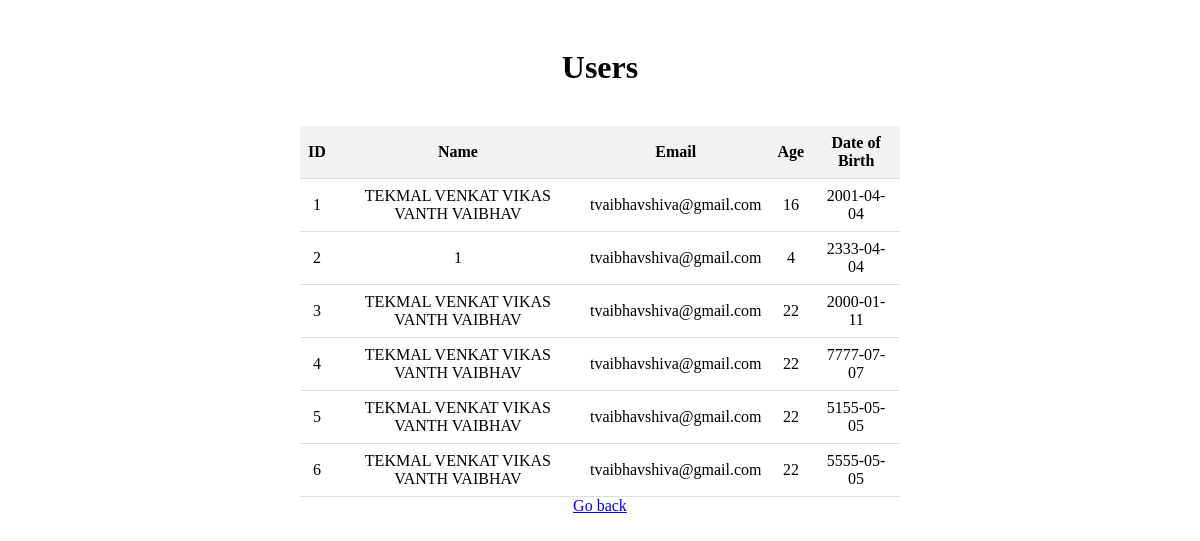
Screenshot of /users with the database file from the repository.
### tables this page shows
CREATE TABLE users 
             (id INTEGER PRIMARY KEY AUTOINCREMENT, name TEXT, email TEXT, age INTEGER, dob DATE);

### project/app.py (the view)
@app.route('/users')
def users():
    conn = sqlite3.connect('database.db')
    c = conn.cursor()
    c.execute("SELECT * FROM users")
    users = c.fetchall()
    conn.close()
    print(users)  # Debugging statement
    return render_template('user.html', users=users)

### project/templates/user.html (shortened to what this page needs)
<!DOCTYPE html>
<html lang="en">
<head>
    <link rel="stylesheet" href="{{ url_for('static', filename='style.css') }}">
</head>
<body>
    <div class="container">
        <h1>Users</h1>
        <table>
            <thead>
                <tr>
                    <th>ID</th>
                    <th>Name</th>
                    <th>Email</th>
                    <br/>
                    <th>Age</th>
                    <th>Date of Birth</th>
                </tr>
            </thead>
            <tbody>
                {% for user in users %}
                    <tr>
                        <td>{{ user[0] }}</td>
                        <td>{{ user[1] }}</td>
                        <td>{{ user[2] }}</td>
                        <td>{{ user[3] }}</td>
                        <td>{{ user[4] }}</td>
                    </tr>
                {% endfor %}
            </tbody>
        </table>
        <a href="{{ url_for('index') }}">Go back</a>
    </div>
</body>
</html>

### project/static/style.css (style rules this page uses)
.container { max-width: 600px; margin: 0 auto; padding: 20px; text-align: center; }
table { width: 100%; border-collapse: collapse; }
th, td { padding: 8px; border-bottom: 1px solid #ddd; }
th { background-color: #f2f2f2; }

### rows the page displays
users: id "1", name "TEKMAL VENKAT VIKAS VANTH VAIBHAV", email "tvaibhavshiva@gmail.com", age "16", dob "2001-04-04"
users: id "2", name "1", email "tvaibhavshiva@gmail.com", age "4", dob "2333-04-04"
users: id "3", name "TEKMAL VENKAT VIKAS VANTH VAIBHAV", email "tvaibhavshiva@gmail.com", age "22", dob "2000-01-11"
users: id "4", name "TEKMAL VENKAT VIKAS VANTH VAIBHAV", email "tvaibhavshiva@gmail.com", age "22", dob "7777-07-07"
users: id "5", name "TEKMAL VENKAT VIKAS VANTH VAIBHAV", email "tvaibhavshiva@gmail.com", age "22", dob "5155-05-05"
users: id "6", name "TEKMAL VENKAT VIKAS VANTH VAIBHAV", email "tvaibhavshiva@gmail.com", age "22", dob "5555-05-05"
